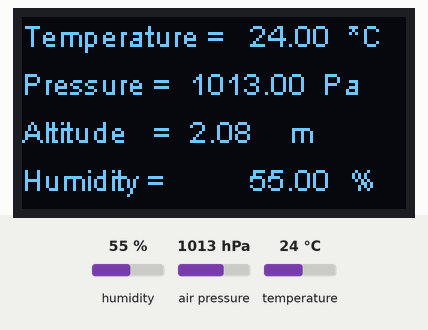
Simulated run of this sketch. Board: ESP32. Shown: 128×64 one-colour display. Inputs (shaded band) come from the test bench; at power-on: air pressure 1013 hPa, humidity 55 %, temperature 24 °C. What the sketch prints to the serial monitor is not drawn.

Above: at 1.5 s.
1.6 s: air pressure set to 1025 hPa
At 5.1 s:
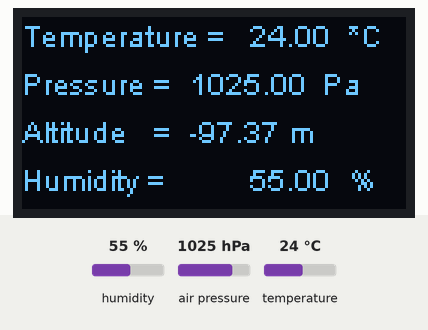
5.9 s: humidity set to 22 %
At 8.3 s:
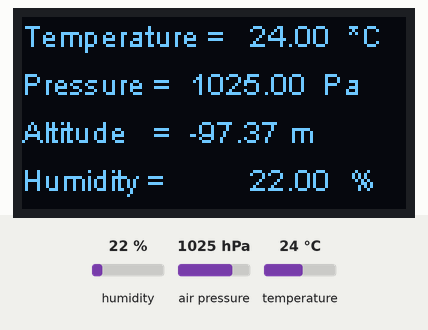
9.5 s: temperature set to 12 °C
At 12.6 s:
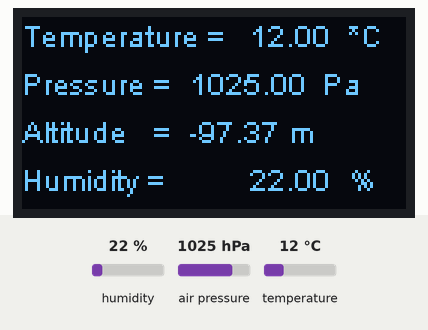
13.0 s: humidity set to 40 %
At 15.8 s:
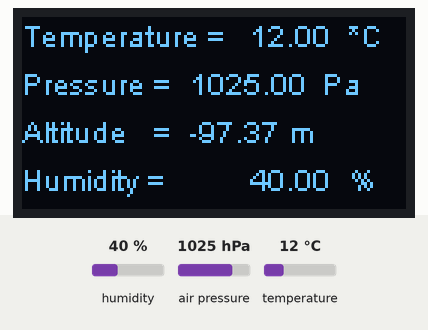
16.6 s: air pressure set to 952 hPa
At 20.2 s:
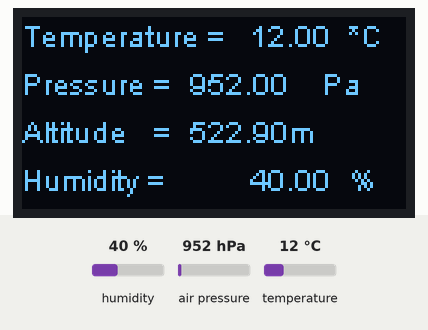
Timing chart, 0 to 21.2 s (numbered marks = the images above; inputs shaded):
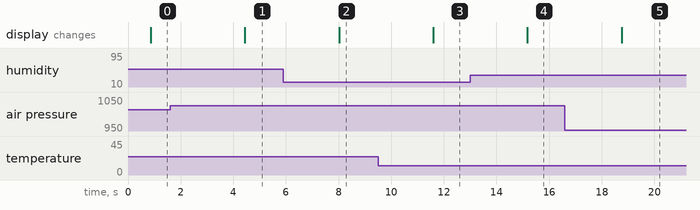

Measured:
- after the input at 1.6 s, the display: changes after 2.8 s (image 1)
- after the input at 5.9 s, the display: changes after 2.1 s (image 2)
- after the input at 9.5 s, the display: changes after 2.1 s (image 3)
- after the input at 13.0 s, the display: changes after 2.2 s (image 4)
- after the input at 16.6 s, the display: changes after 2.2 s (image 5)

The sketch:

heltec_bme280_display.ino
```cpp
/* Heltec Automation  BMP180 Sensors test example
 *
 * Function:
 * Temperature and Pressure measurement
 *
 * HelTec AutoMation, Chengdu, China
 * www.heltec.org
 *
 * this project also realess in GitHub:
 * https://github.com/HelTecAutomation/ASR650x-Arduino
 *
*/
#include "Arduino.h"
#include "heltec.h"
#include <Wire.h>
#include <Adafruit_Sensor.h>//use both libraries
#include <Adafruit_BME280.h>
#include "string.h"

#define SEALEVELPRESSURE_HPA (1013.25)
#define BAND    868E6


//char a[26]; //char array to store the values to be sent
String sendto; // string of delimited values

Adafruit_BME280 bme; // I2C for BME280


void setup() {
  pinMode(Vext,OUTPUT);
  digitalWrite(Vext,LOW);
  Serial.begin(115200);
  Wire.begin(SDA_OLED, SCL_OLED);
  Heltec.begin(true /*DisplayEnable Enable*/, true /*LoRa Disable*/, true /*Serial Enable*/, true /*PABOOST Enable*/, BAND /*long BAND*/);

}
void drawFontFaceDemo(double T,double P,double A,double H) {

    Heltec.display->flipScreenVertically();
    Heltec.display->clear();
    Heltec.display->setTextAlignment(TEXT_ALIGN_LEFT);
    Heltec.display->setFont(ArialMT_Plain_10);
    Heltec.display->drawString(0   , 0  ,   "Temperature =");
    Heltec.display->drawString(76  , 0  ,   (String)T);
    Heltec.display->drawString(106 , 0  ,   " *C");
    Heltec.display->drawString(0   , 16 ,   "Pressure =");
    Heltec.display->drawString(56  , 16 ,   (String)P);
    Heltec.display->drawString(100 , 16 ,    "Pa");
    Heltec.display->drawString(0   , 32 ,   "Altitude   =");
    Heltec.display->drawString(56  , 32 ,   (String)A);
    Heltec.display->drawString(86 , 32 ,   " m");
    Heltec.display->drawString(0   , 48 ,   "Humidity =");
    Heltec.display->drawString(76  , 48 ,   (String)H);
    Heltec.display->drawString(106 , 48 ,   " %");
    Heltec.display->display();
}
void loop() {
    if (!bme.begin(0x76,&Wire)) {
  Serial.println("Could not find a valid BMP085 sensor, check wiring!");
  while (1) {}
  }
    double T =bme.readTemperature();
    Serial.print("Temperature = ");
    Serial.print(T);
    Serial.println(" *C");

    double P =  bme.readPressure()/100.0F;
    Serial.print("Pressure = ");
    Serial.print(P);
    Serial.println(" Pa");

    double A = bme.readAltitude(SEALEVELPRESSURE_HPA);
    // Calculate altitude assuming 'standard' barometric
    // pressure of 1013.25 millibar = 101325 Pascal
    Serial.print("Altitude = ");
    Serial.print(A);
    Serial.println(" meters");

    double H = bme.readHumidity();
    Serial.print("Humidity = ");
    Serial.print(H);
    Serial.println(" %");
    Serial.println();

  sendto = String(T);
  sendto += 'n';//inner delimiter
  sendto += String(P);
  sendto += 'n';
  sendto += String(A);
  sendto += 'n';
  sendto += String(H);
  sendto +='n';
  sendto += 'x';//Outer final delimiter

//  int x = sendto.length();
//  sendto.toCharArray(a,x+1);

  delay(500);
	drawFontFaceDemo(T, P, A, H) ;


  LoRa.beginPacket();
  LoRa.setTxPower(14,RF_PACONFIG_PASELECT_PABOOST);
  LoRa.print(sendto);
//  LoRa.print(counter);
  LoRa.endPacket();

	delay(3000);
}
```
